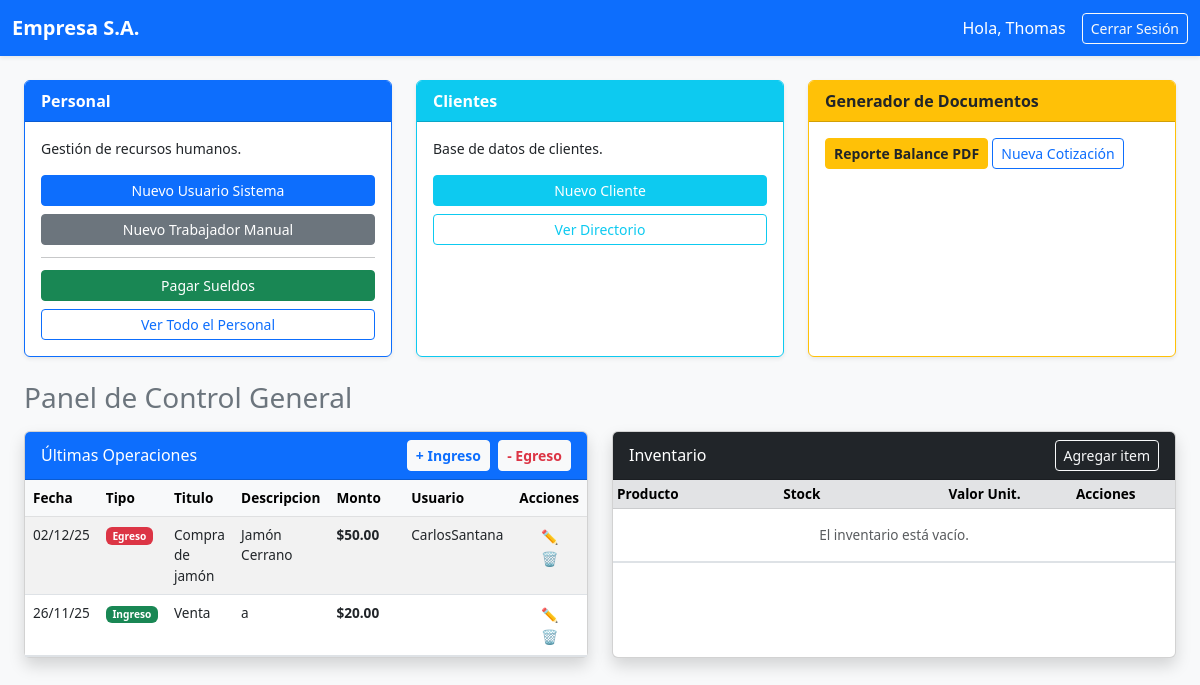
The page / (signed in) on the database as committed earlier.
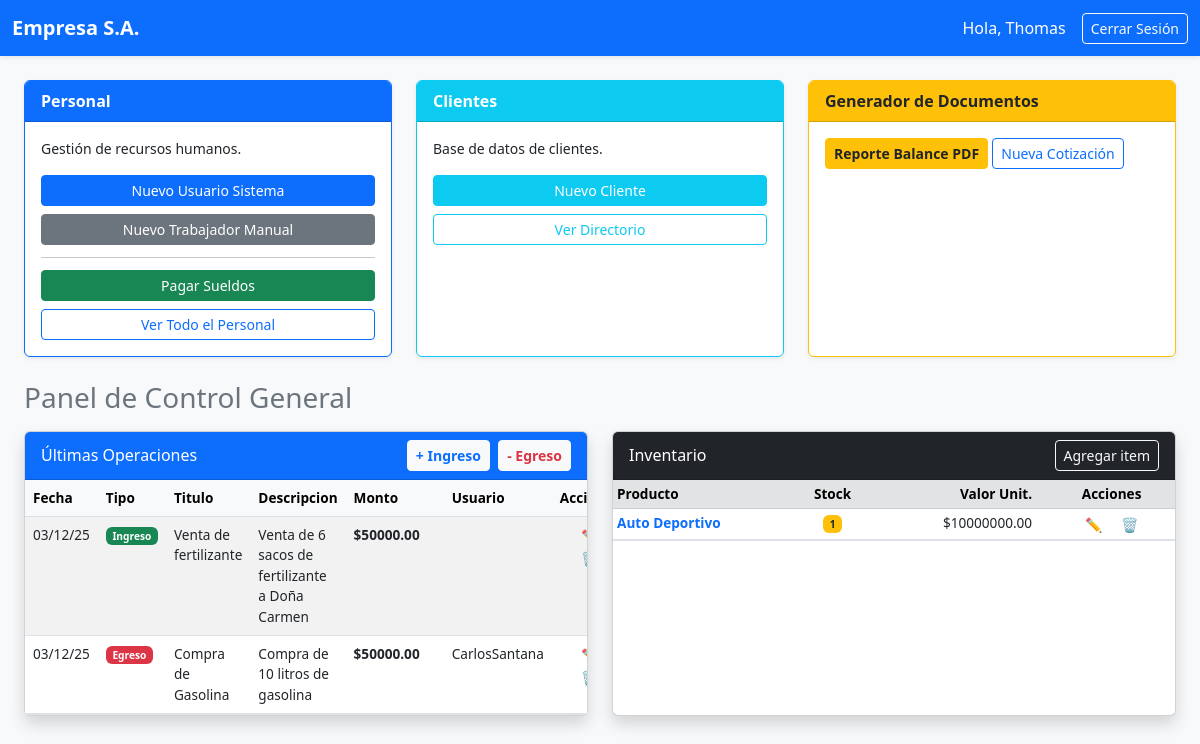
The same page on the database as committed later.
### contabilidad/models.py (models this page shows, shortened)
class Egreso(models.Model):
    titulo = models.CharField(max_length=100)
    descripcion = models.TextField(blank=True)
    costo = models.PositiveIntegerField()
    costo_gasto = models.CharField(
        max_length=20,
        default='Costo',
        choices=[
            ('Costo', 'Costo'),
            ('Gasto', 'Gasto')
        ],
        verbose_name="Tipo de Egreso"
    )
    numero_factura = models.PositiveIntegerField(default=0)
    fecha = models.DateField(auto_now_add=True)
    creado_por = models.ForeignKey(User, on_delete=models.SET_NULL, null=True)
    creado_por_nombre_fijo = models.CharField(max_length=150, null=True, blank=True)
    activo = models.BooleanField(default=True)

class Ingreso(models.Model):
    titulo = models.CharField(max_length=100)
    descripcion = models.TextField(blank=True)
    monto = models.PositiveIntegerField()
    fecha = models.DateField(auto_now_add=True)
    operacional_noperacional = models.CharField(
        max_length=20,
        default='Operacional',
        choices=[
            ('Operacional', 'Operacional'),
            ('No Operacional', 'No Operacional')
        ],
        verbose_name="Tipo de Ingreso"
    )
    creado_por = models.ForeignKey(User, on_delete=models.SET_NULL, null=True)
    creado_por_nombre_fijo = models.CharField(max_length=150, null=True, blank=True)
    cliente_link = models.ForeignKey(Cliente, on_delete=models.SET_NULL, null=True, blank=True, verbose_name="Seleccionar Cliente")
    activo = models.BooleanField(default=True)

class InventarioItem(models.Model):
    nombre = models.CharField(max_length=100)
    descripcion = models.TextField(blank=True)
    precio = models.PositiveIntegerField()
    cantidad = models.PositiveIntegerField(
        default=0,
        verbose_name="Cantidad en Stock"
    )
    fecha_ingreso = models.DateField(auto_now_add=True)
    numero_factura = models.CharField(max_length=50)
    creado_por = models.ForeignKey(User, on_delete=models.SET_NULL, null=True)
    creado_por_nombre_fijo = models.CharField(max_length=150, null=True, blank=True)
    activo = models.BooleanField(default=True)

### contabilidad/views.py (the view)
# urls.py: path('', views.dashboard, name='dashboard'),
@login_required
def dashboard(request):
    usuario = request.user
    profile = request.user.profile
    es_admin = usuario.groups.filter(name='Administrador').exists() or usuario.is_superuser
    es_contador = usuario.groups.filter(name='Contador').exists()
    es_almacenista = usuario.groups.filter(name='Almacenista').exists()
    solicitudes = None
    ultimas_operaciones = []
    inventario_completo = []
    logs_auditoria = []
    if es_admin:
        solicitudes = PasswordResetRequest.objects.filter(atendido=False)
        logs_auditoria = AuditoriaMovimiento.objects.all().order_by('-fecha_cambio')
    if es_admin or es_contador or es_almacenista:
        ingresos = Ingreso.objects.filter(activo=True).order_by('-fecha')
        egresos = Egreso.objects.filter(activo=True).order_by('-fecha')
        for i in ingresos:
            i.tipo = 'Ingreso'
            i.monto_visual = i.monto
            i.fecha_orden = i.fecha
        for e in egresos:
            e.tipo = 'Egreso'
            e.monto_visual = e.costo
            e.fecha_orden = e.fecha
        ultimas_operaciones = sorted(
            chain(ingresos, egresos),
            key=attrgetter('fecha_orden'),
            reverse=True
        )
        inventario_completo = InventarioItem.objects.all().filter(activo=True).order_by('-fecha_ingreso')
    context = {
        'es_admin': es_admin,
        'es_contador': es_contador,
        'es_almacenista': es_almacenista,
        'nombre_usuario': usuario.first_name or usuario.username,
        'solicitudes': solicitudes,
        'ultimas_operaciones': ultimas_operaciones,
        'inventario': inventario_completo,
        'auditorias': logs_auditoria
    }
    return render(request, 'dashboard.html', context)

### contabilidad/templates/dashboard.html (shortened to what this page needs)
<!DOCTYPE html>
<html lang="es">
<head>
    <link href="https://cdn.jsdelivr.net/npm/bootstrap@5.3.0/dist/css/bootstrap.min.css" rel="stylesheet">
</head>
<body class="bg-light">
    <nav class="navbar navbar-expand-lg navbar-dark bg-primary mb-4 shadow-sm">
        <div class="container-fluid">
            <a class="navbar-brand fw-bold" href="#">Empresa S.A.</a>
            <div class="d-flex text-white align-items-center">
                <span class="me-3">Hola, {{ nombre_usuario }}</span>
                <form action="{% url 'logout' %}" method="post" class="d-inline">
                    <button type="submit" class="btn btn-outline-light btn-sm">Cerrar Sesión</button>
                </form>
            </div>
        </div>
    </nav>
    <div class="container-fluid px-4">
        {% if es_admin %}
        <div class="row mb-4">
<div class="col-md-4">
    <div class="card border-primary h-100 shadow-sm">
        <div class="card-header bg-primary text-white fw-bold">Personal</div>
        <div class="card-body">
            <p class="card-text small">Gestión de recursos humanos.</p>
            <div class="d-grid gap-2">
                <a href="{% url 'crear_empleado' %}" class="btn btn-sm btn-primary">
                    Nuevo Usuario Sistema
                </a>
                <a href="{% url 'crear_trabajador_manual' %}" class="btn btn-sm btn-secondary">
                    Nuevo Trabajador Manual
                </a>
                <hr class="my-1">
                <a href="{% url 'registrar_sueldo' %}" class="btn btn-sm btn-success">
                    Pagar Sueldos
                </a>
                <a href="{% url 'lista_usuarios' %}" class="btn btn-sm btn-outline-primary">
                    Ver Todo el Personal
                </a>
            </div>
        </div>
    </div>
</div>
            <div class="col-md-4">
                <div class="card border-info h-100 shadow-sm">
                    <div class="card-header bg-info text-white fw-bold">Clientes</div>
                    <div class="card-body">
                        <p class="card-text small">Base de datos de clientes.</p>
                        <div class="d-grid gap-2">
                            <a href="{% url 'registrar_cliente' %}" class="btn btn-sm btn-info text-white">Nuevo Cliente</a>
                            <a href="{% url 'lista_clientes' %}" class="btn btn-sm btn-outline-info">Ver Directorio</a>
                        </div>
                    </div>
                </div>
            </div>
            <div class="col-md-4">
                <div class="card border-warning h-100 shadow-sm">
                    <div class="card-header bg-warning text-dark fw-bold">
                        Generador de Documentos
                    </div>
                    <div class="card-body">
                         <a href="{% url 'generar_balance_pdf' %}" target="_blank" class="btn btn-sm btn-warning text-dark fw-bold">
                            Reporte Balance PDF
                        </a>
                        <a href="{% url 'generar_cotizacion' %}" class="btn btn-sm btn-outline-primary">
                             Nueva Cotización
                        </a>
                    </div>
                </div>
            </div>
        </div>
        {% endif %}
        <h3 class="mb-3 text-secondary">Panel de Control General</h3>
        <div class="row">
            <div class="col-lg-6 mb-4">
                <div class="card shadow h-100">
                    <div class="card-header bg-primary text-white d-flex justify-content-between align-items-center">
                        <h5 class="mb-0 fs-6">Últimas Operaciones</h5>
                        <div>
                            {% if es_contador or es_admin %}
                            <a href="{% url 'ingresos_page' %}" class="btn btn-sm btn-light text-primary fw-bold me-1" title="Registrar Venta">+ Ingreso</a>
                            <a href="{% url 'egresos_page' %}" class="btn btn-sm btn-light text-danger fw-bold" title="Registrar Compra">- Egreso</a>
                            {% endif %}
                        </div>
                    </div>
                    <div class="card-body p-0">
                        <div class="table-responsive tabla-scroll-container">
                            <table class="table table-striped table-hover mb-0" style="font-size: 0.85rem;">
                                <thead class="table-light sticky-top">
                                    <tr>
                                        <th>Fecha</th>
                                        <th>Tipo</th>
                                        <th>Titulo</th>
                                        <th>Descripcion</th>
                                        <th>Monto</th>
                                        <th>Usuario</th>
                                        {% if es_admin %}<th class="text-center">Acciones</th>{% endif %}
                                    </tr>
                                </thead>
                                <tbody>
                                    {% for op in ultimas_operaciones %}
                                    <tr>
                                        <td>{{ op.fecha|date:"d/m/y" }}</td>
                                        <td>
                                            {% if op.tipo == 'Ingreso' %}
                                                <span class="badge bg-success">Ingreso</span>
                                            {% else %}
                                                <span class="badge bg-danger">Egreso</span>
                                            {% endif %}
                                        </td>
                                        <td>{{ op.titulo }}</td>
                                        <td>{{ op.descripcion }}</td>
                                        <td class="fw-bold text-end pe-4">${{ op.monto_visual|floatformat:2 }}</td>
                                        <td>{{ op.creado_por.username }}</td>
                                        {% if es_admin %}
                                        <td class="text-center">
                                            {% if op.tipo == 'Ingreso' %}
                                                <a href="{% url 'editar_movimiento' 'ingreso' op.id %}" class="btn btn-outline-primary btn-sm py-0 border-0" title="Editar">✏️</a>
                                                <a href="{% url 'eliminar_movimiento' 'ingreso' op.id %}" class="btn btn-outline-danger btn-sm py-0 border-0" title="Eliminar">🗑️</a>
                                            {% else %}
                                                <a href="{% url 'editar_movimiento' 'egreso' op.id %}" class="btn btn-outline-primary btn-sm py-0 border-0" title="Editar">✏️</a>
                                                <a href="{% url 'eliminar_movimiento' 'egreso' op.id %}" class="btn btn-outline-danger btn-sm py-0 border-0" title="Eliminar">🗑️</a>
                                            {% endif %}
                                        </td>
                                        {% endif %}
                                    </tr>
                                    {% empty %}
                                    <tr><td colspan="5" class="text-center p-3 text-muted">No hay movimientos registrados.</td></tr>
                                    {% endfor %}
                                </tbody>
                            </table>
                        </div>
                    </div>
                </div>
            </div>
            <div class="col-lg-6 mb-4">
                <div class="card shadow h-100">
                    <div class="card-header bg-dark text-white d-flex justify-content-between align-items-center">
                        <h5 class="mb-0 fs-6">Inventario</h5>
                        {% if es_almacenista or es_admin %}
                        <a href="{% url 'crear_item_catalogo' %}" class="btn btn-sm btn-outline-light">Agregar item</a>
                        {% endif %}
                    </div>
                    <div class="card-body p-0">
                        <div class="table-responsive tabla-scroll-container">
                            <table class="table table-sm table-hover mb-0" style="font-size: 0.85rem;">
                                <thead class="table-secondary sticky-top">
                                    <tr>
                                        <th>Producto</th>
                                        <th class="text-center">Stock</th>
                                        <th class="text-end pe-3">Valor Unit.</th>
                                        {% if es_admin %}<th class="text-center">Acciones</th>{% endif %}
                                    </tr>
                                </thead>
                                <tbody>
                                    {% for item in inventario %}
                                    <tr>
                                        <td class="fw-bold text-primary">{{ item.nombre }}</td>
                                        <td class="text-center">
                                            {% if item.cantidad == 0 %}
                                                <span class="badge bg-danger">0</span>
                                            {% elif item.cantidad < 10 %}
                                                <span class="badge bg-warning text-dark">{{ item.cantidad }}</span>
                                            {% else %}
                                                <span class="badge bg-success">{{ item.cantidad }}</span>
                                            {% endif %}
                                        </td>
                                        <td class="text-end pe-3">${{ item.precio|floatformat:2 }}</td>
                                        {% if es_admin %}
                                        <td class="text-center">
                                            <a href="{% url 'editar_movimiento' 'inventario' item.id %}" class="btn btn-outline-dark btn-sm py-0 border-0" title="Editar">✏️</a>
                                            <a href="{% url 'eliminar_movimiento' 'inventario' item.id %}" class="btn btn-outline-danger btn-sm py-0 border-0" title="Eliminar">🗑️</a>
                                        </td>
                                        {% endif %}
                                    </tr>
                                    {% empty %}
                                    <tr><td colspan="4" class="text-center p-3 text-muted">El inventario está vacío.</td></tr>
                                    {% endfor %}
                                </tbody>
                            </table>
                        </div>
                    </div>
                </div>
            </div>
        </div>
    </div>
</body>
</html>

### contabilidad/templates/dashboard.html (style rules this page uses)
.tabla-scroll-container { max-height: 400px; overflow-y: auto; }
.sticky-top { position: sticky; top: 0; z-index: 1020; background-color: #e9ecef; }
.table-responsive { border-bottom: 1px solid #dee2e6; }

Rows that differ between the two databases and show on the page:
removed Egreso: fecha "02/12/25", shows "Egreso", titulo "Compra de jamón", descripcion "Jamón Cerrano", monto_visual "50.00", creado_por.username "CarlosSantana"
removed Ingreso: fecha "26/11/25", shows "Ingreso", titulo "Venta", descripcion "a", monto_visual "20.00"
added Ingreso: fecha "03/12/25", shows "Ingreso", titulo "Venta de fertilizante", descripcion "Venta de 6 sacos de fertilizante a Doña Carmen", monto_visual "50000.00"
added Egreso: fecha "03/12/25", shows "Egreso", titulo "Compra de Gasolina", descripcion "Compra de 10 litros de gasolina", monto_visual "50000.00", creado_por.username "CarlosSantana"
added InventarioItem: nombre "Auto Deportivo", cantidad "1", precio "10000000.00"
Other text that changed with them:
text no longer shown: "El inventario está vacío."
